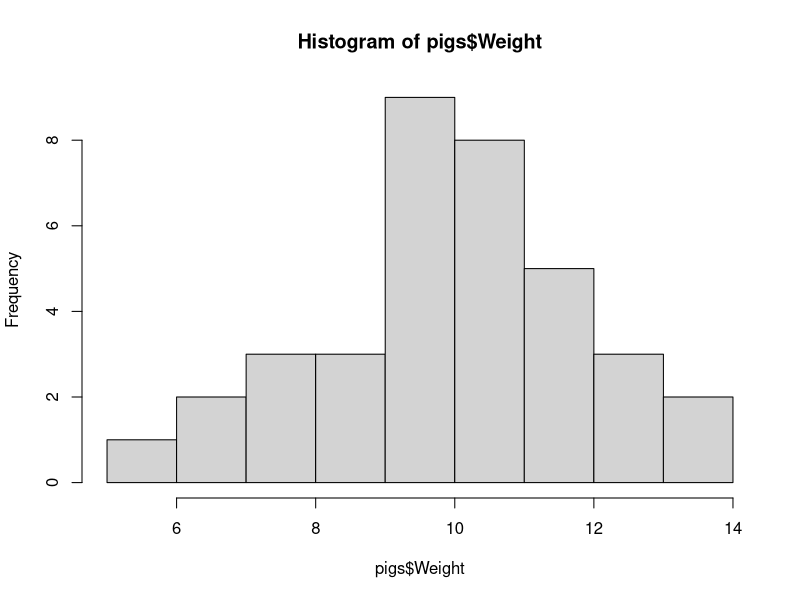
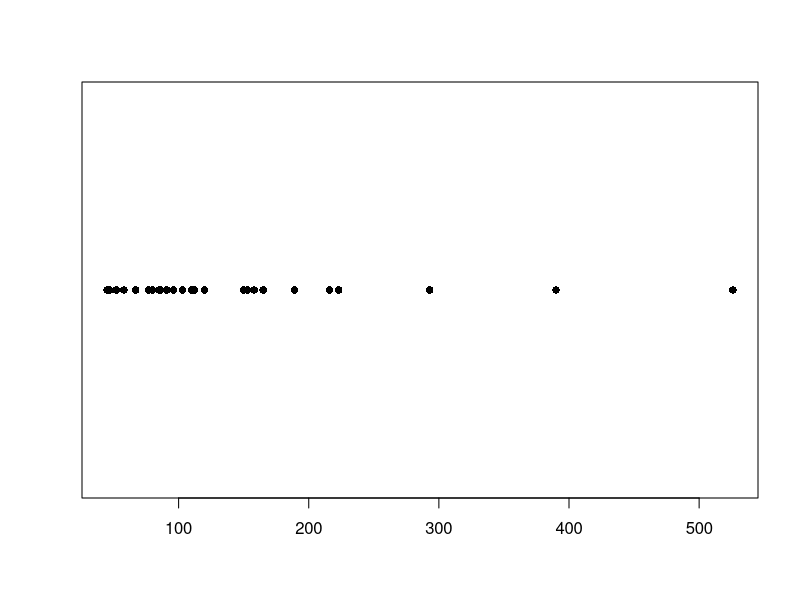
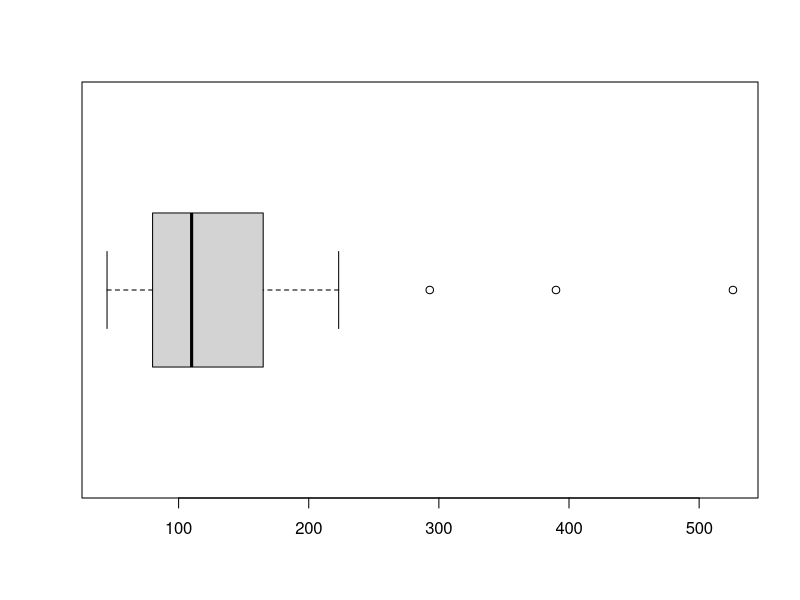
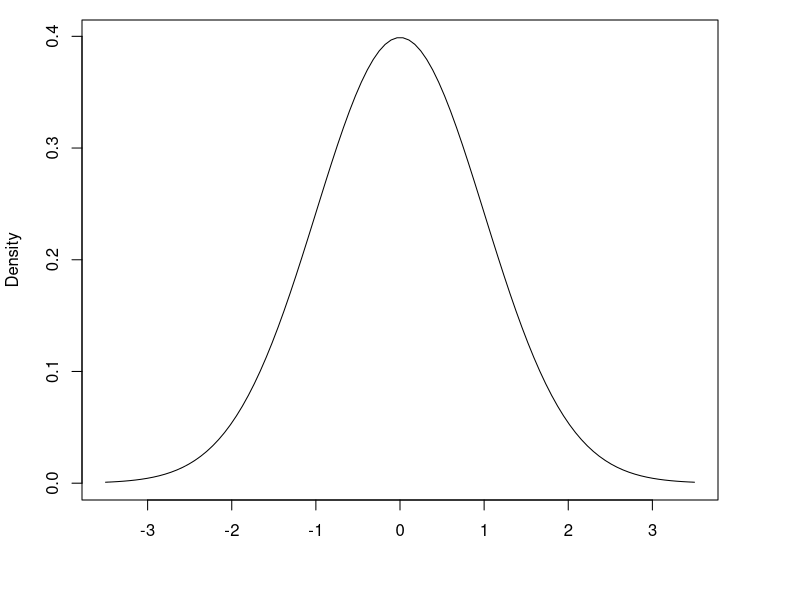
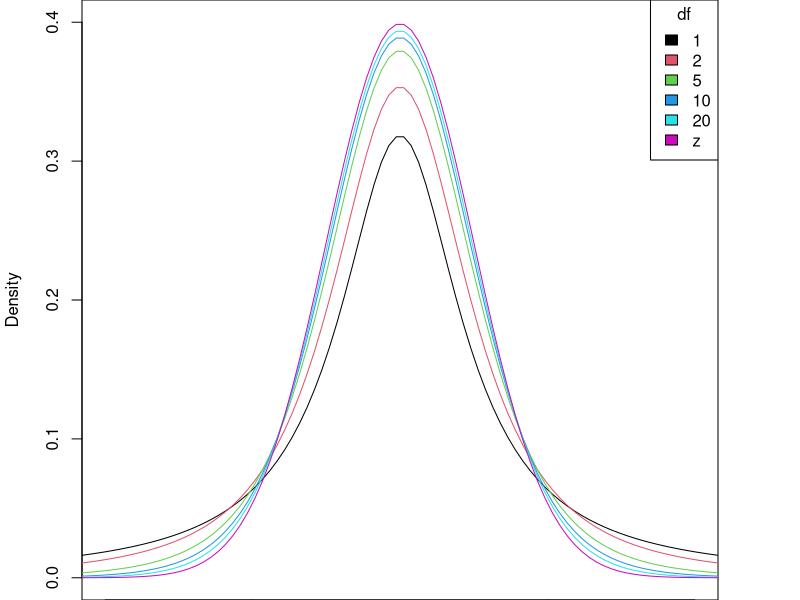
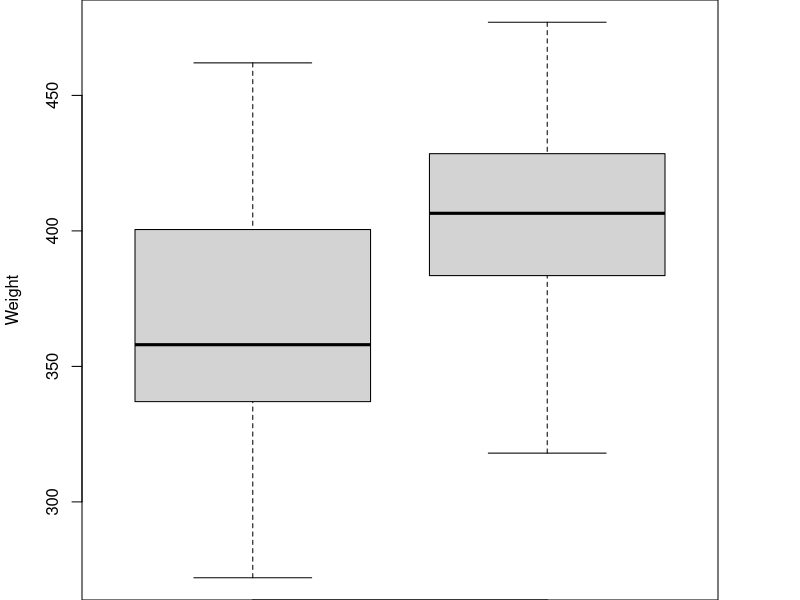
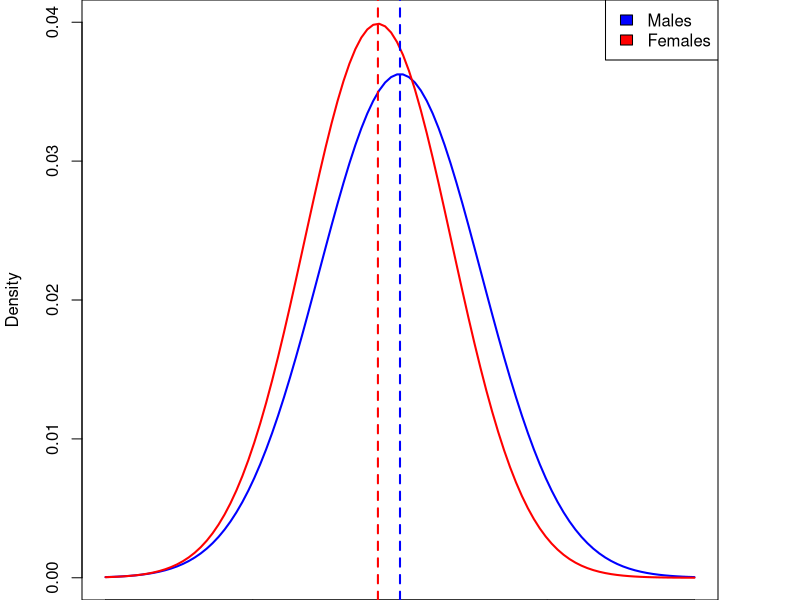

These charts were generated, in order, by the following R code:
## ---- chunk 1
# This is a comment

# This adds 3 + 5
3 + 5

# This adds 3 + 2 and assigns it to an object called "a"
a = 3 + 2

# This shows the value of "a"
a
## ---- chunk 2
# This also adds 3 + 2 and assigns it to an object called "a"
a <- 3 + 5

# This takes the object "a", and adds 10 to it
a + 10

# This calculates the square root of "a"
# sqrt is called a "function" - we'll use functions a lot
sqrt(a)
## ---- chunk 3
## Load the data into R from a CSV file
mouseData <- read.csv('DataSets/mouseExample.csv')
## ---- chunk 4
## what sort of data object is it?
class(mouseData)
## ---- chunk 5
## What are its dimensions?
dim(mouseData)
## ---- chunk 6
## List the variables names in the dataframe
names(mouseData)
## ---- chunk 7
## Typing the name of the object displays its contents
mouseData
## ---- chunk 8
## The $ symbol allows you to reference the columns of a dataframe.
## The following produces a summary of the data in the 
## "WeightGain_grams" column, and the calculates the standard 
## deviation.
summary(mouseData$WeightGain_grams)
sd(mouseData$WeightGain_grams)
## ---- chunk 9
## You can also just use the column number
summary(mouseData[,4])
## ---- chunk 10
## Or the name of the column
summary(mouseData[,"WeightGain_grams"])
## ---- chunk 11
pigs<-read.csv('DataSets/pigs.csv')
head(pigs)
## ---- chunk 12
## Since there is only one variable, can just specificy the 
## "pigs" data.frame
table(pigs)
## Better practice to specify the variable you are interested in
table(pigs$Weight)
## ---- chunk 13
hist(pigs$Weight)
## ---- chunk 14
heroin<-read.csv('DataSets/morphine.csv')
options(width=50)
sort(heroin$Morphine)
## ---- chunk 15
stripchart(heroin$Morphine, pch=16, vertical=FALSE)
## ---- chunk 16
mean(heroin$Morphine)
## ---- chunk 17
median(heroin$Morphine)
## ---- chunk 18
summary(heroin$Morphine)
## ---- chunk 19
boxplot(heroin$Morphine, horizontal = TRUE)
## ---- chunk 20
range(heroin$Morphine)
IQR(heroin$Morphine)
## ---- chunk 21
sd(heroin$Morphine)
## ---- chunk 22
var(heroin$Morphine)
sd(heroin$Morphine)^2
## ---- chunk 23
x<-seq(-3.5,3.5,l=100)
par(mar=c(5,4.1,1,4.1))
plot(x, dnorm(x),type='l',ylab='Density',xlab='')
## ---- chunk 24
x<-seq(-5,5,l=100)
d<-c(1,2,5,10,20)
par(mar=c(0,4.1,0,4.1))
plot(x, dt(x,1),type='l',ylab='Density',xlab='',ylim=c(0,0.4),xlim=c(-4,4))
for(i in 2:5) lines(x, dt(x,d[i]),col=i)
lines(x,dnorm(x),col=6)
legend("topright",legend=c(d,"z"),fill=1:6,title='df')
## ---- chunk 25
calcium<-read.csv('DataSets/calcium.csv')
head(calcium)
## ---- chunk 26
t.test(calcium$Calcium)
## ---- chunk 27
corn<-read.csv('DataSets/corn.csv')
head(corn)
## ---- chunk 28
## Generate boxplots for each group
boxplot(Weight ~ Group, data=corn)
## ---- chunk 29
## Confidence interval for difference between means
t.test(Weight ~ Group, data=corn)
## ---- chunk 30
## Confidence interval for difference between means
t.test(Weight ~ Group, data=corn, conf.level = 0.99)
## ---- chunk 31
t.test(Weight ~ Group, data=corn)
## ---- chunk 32
aggregate(corn$Weight, list(corn$Group), mean)
aggregate(corn$Weight, list(corn$Group), sd)
## ---- chunk 33
t.test(Weight ~ Group, data=corn)
## ---- chunk 34
x<-seq(20,100,l=100)
plot(x,dnorm(x,60,11),type='l',ylim=c(0,0.040),xlab='Serum LD',ylab="Density",
     col="blue",lwd=2)
lines(x,dnorm(x,57,10),col="red",lwd=2)
abline(v=60,col='blue',lwd=2,lty=2)
abline(v=57,col='red',lwd=2,lty=2)
legend("topright",legend=c("Males","Females"),fill=c("blue","red"))
